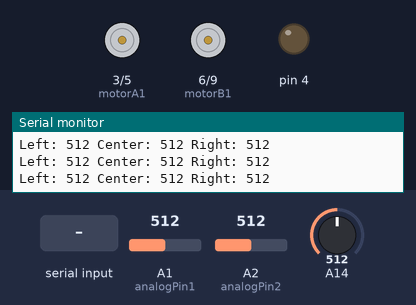
Bench run of a sketch on a simulated Arduino Mega 2560, built with avr-gcc and run on an emulated ATmega2560. On the bench: motor-driver pin pairs drawn as motors (green arrow = first pin HIGH = forward, orange = second pin HIGH = backward, longer = more drive), output pins drawn as LEDs (lit = HIGH), the last lines printed to the serial monitor. The test bench sets the inputs (shaded band); at power-on: A1 (analogPin1) = 512, A2 (analogPin2) = 512, A14 = 512.

Above: at 1.2 s.
1.3 s: "2" received over Serial
At 1.52 s:
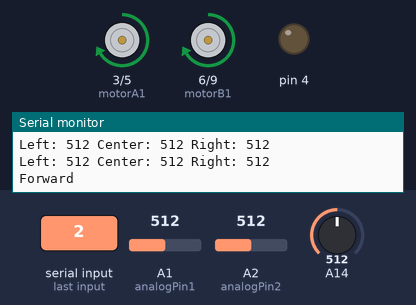
At 2.1 s:
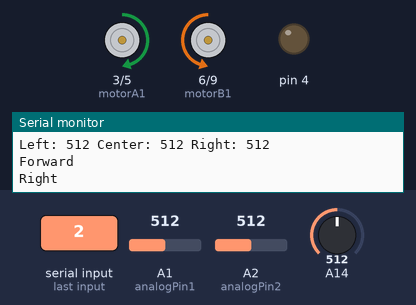
3.7 s: "3" received over Serial
At 4.9 s:
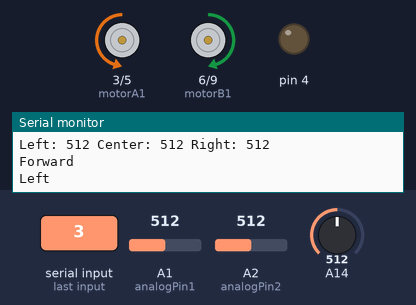
6.6 s: "4" received over Serial
At 7.0 s:
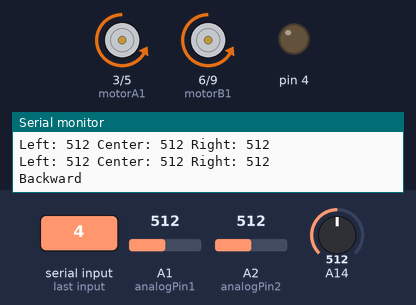
8.6 s: A1 (analogPin1) set to 988
11.6 s: A1 (analogPin1) set to 1008
14.6 s: A2 (analogPin2) set to 111
17.6 s: A2 (analogPin2) set to 93
Timing chart, 0 to 20.6 s (numbered marks = the images above; inputs shaded):
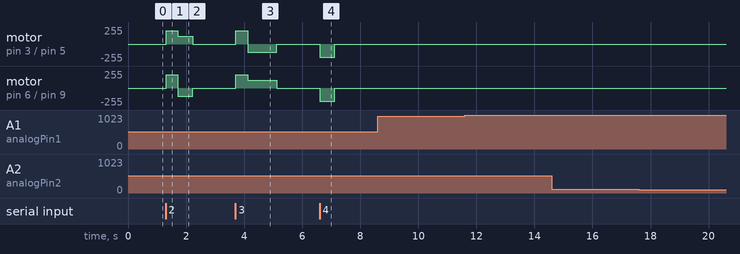

Measured:
- after the input at 1.3 s, motor on pin 3 (motorA1) / pin 5 (motorA2): stopped → forward 200/255 at once, → forward 120/255 0.41 s later, → stopped 0.50 s later; motor on pin 6 (motorB1) / pin 9 (motorB2): stopped → forward 200/255 at once, → backward 120/255 0.41 s later, → stopped 0.50 s later
- after the input at 3.7 s, motor on pin 3 (motorA1) / pin 5 (motorA2): stopped → forward 200/255 at once, → backward 120/255 0.41 s later, → stopped 1.0 s later; motor on pin 6 (motorB1) / pin 9 (motorB2): stopped → forward 200/255 at once, → forward 120/255 0.41 s later, → stopped 1.0 s later
- after the input at 6.6 s, motor on pin 3 (motorA1) / pin 5 (motorA2), motor on pin 6 (motorB1) / pin 9 (motorB2): stopped → backward 200/255 at once, → stopped 0.51 s later

The sketch:

linesensorTest.ino
```cpp
#define LT 100
#define RT 100
#define MT 100
#define OT 500

int state=0;
//state---0 stop 1-right 2-left
int analogPin1 = 1;
int analogPin2 = 2;
int analogPin3 = 30;
int L = 0;
int M = 0;
int R = 0;
int value = 0;

char r='5';
char c='y';
char stop_var='0';
int motorA1 = 3; // Pin  2 of L293
int motorA2 = 5; // Pin  7 of L293
int motorB1 = 6; // Pin 10 of L293
int motorB2 = 9;


int vellm = 200; // Speed Of Motors (0-255)
int velrm = 200; //speed while turning as 50 isnt sufficient.
int velleft = 120;
int velright =120;

void forward(){
  analogWrite(motorA1, velrm);
    analogWrite(motorA2, 0);
    analogWrite(motorB1, vellm);
    analogWrite(motorB2, 0);
    Serial.println("Forward");
}
void right(){
  analogWrite(motorA1, velleft);
    analogWrite(motorA2, 0);
    analogWrite(motorB1, 0);
    analogWrite(motorB2, velright);
    state=1;
    Serial.println("Right");
}
void rotateleft(){
  forward();
  delay(400);
  analogWrite(motorA1, 0);
    analogWrite(motorA2, velleft);
    analogWrite(motorB1, velright);
    analogWrite(motorB2, 0);
    state=1;
    Serial.println("Left");
}
void rotateright(){
  forward();
  delay(400);
  analogWrite(motorA1, velleft);
    analogWrite(motorA2, 0);
    analogWrite(motorB1, 0);
    analogWrite(motorB2, velright);
    state=2;
    Serial.println("Right");
}

void Complete_turn()
{


  int ctr=0;
  while(ctr<=4)
  {
    rotateright();
    delay(500);
    lineStable();
    ctr++;

  }

}
void left(){
  analogWrite(motorA1, 0);
    analogWrite(motorA2, velleft);
    analogWrite(motorB1, velright);
    analogWrite(motorB2, 0);
    state=2;
    Serial.println("Left");
}
void back(){
   analogWrite(motorA1, 0);
    analogWrite(motorA2, vellm);
    analogWrite(motorB1, 0);
    analogWrite(motorB2, velrm);
    Serial.println("Backward");
}
void stop_car(){
  analogWrite(motorA1, 0);
    analogWrite(motorA2, 0);
    analogWrite(motorB1, 0);
    analogWrite(motorB2, 0);
}

void setup() {
  Serial.begin(9600);
    pinMode(3,OUTPUT);
    pinMode(4,OUTPUT);
    pinMode(6,OUTPUT);
    pinMode(9,OUTPUT);
  // put your setup code here, to run once:

}

void loop() {
  if(stop_var=='0'){
  r='5';
  }
  else{
    r='0';
  }
  // put your main code here, to run repeatedly:
  if(Serial.available()>0){
    r= Serial.read();

  }
  if(r=='5'){
  lineSensor();
  //Serial.println("line sensor");
  }

   else if(r=='0'){
    stop_car();
    Serial.println("Stop");
    stop_var='1';
    if(Serial.read()!='y')
    {//Do Nothing
      }

  }
  else if(r=='1'){
    r='5';
    stop_var='0';
    forward();
    delay(500);


  }
  else if(r=='2'){
    r='5';
    stop_var='0';
    rotateright();
    delay(500);


  }
  else if(r=='3'){
    r='5';
    stop_var='0';
    rotateleft();

    delay(1000);


  }
  else if(r=='4'){
    r='5';
    stop_var='0';
    back();
    delay(500);
  }
  else if(r=='t'){
    Complete_turn();
  }

 // Serial.println(r);


 // lineSenor();
      //delay(50);


}
void lineSensor()
{

  R = analogRead(analogPin1); // read the input pin
  M = analogRead(analogPin2);     // read the input pin
  L = analogRead(analogPin3);  // read the input pin


 Serial.print("Left: ");
  Serial.print(L);
   Serial.print(" Center: ");
    Serial.print(M);
     Serial.print(" Right: ");
      Serial.print(R);
      Serial.println();

      if(L<LT&&M>MT&&R<RT)
   {
    forward();
    state=0;

   }
   if(L<LT&&R>RT&&M<MT)
   {
    right();

   }
   if(L>LT&&R<RT&&M<MT)
   {
    left();


   }
   if(L<LT&&M<MT&&R<RT)
   {
    if(state==1){
      left();
      state=0;
    }
    if(state==2){
      right();
      state=0;
    }

   }
   if((L>LT&&R>RT)||(R>RT&&M>MT)||(L>LT&&M>MT)){
    stop_car();
   }


}

void lineStable()
{


  R = analogRead(analogPin1); // read the input pin
  M = analogRead(analogPin2);     // read the input pin
  L = analogRead(analogPin3);  // read the input pin


 Serial.print("Left: ");
  Serial.print(L);
   Serial.print(" Center: ");
    Serial.print(M);
     Serial.print(" Right: ");
      Serial.print(R);
      Serial.println();

      while(!(L<LT&&M>MT&&R<RT))
   {
    R = analogRead(analogPin1); // read the input pin
  M = analogRead(analogPin2);     // read the input pin
  L = analogRead(analogPin3);  // read the input pin

   if(L<LT&&R>RT&&M<MT)
   {
    right();

   }
   if(L>LT&&R<RT&&M<MT)
   {
    left();


   }
   if(L<LT&&M<MT&&R<RT)
   {
    /*
    if(state==1){
      left();
      state=0;
    }
    if(state==2){
      right();
      state=0;
    }*/
    right();

   }

}
  stop_car();
}
```
